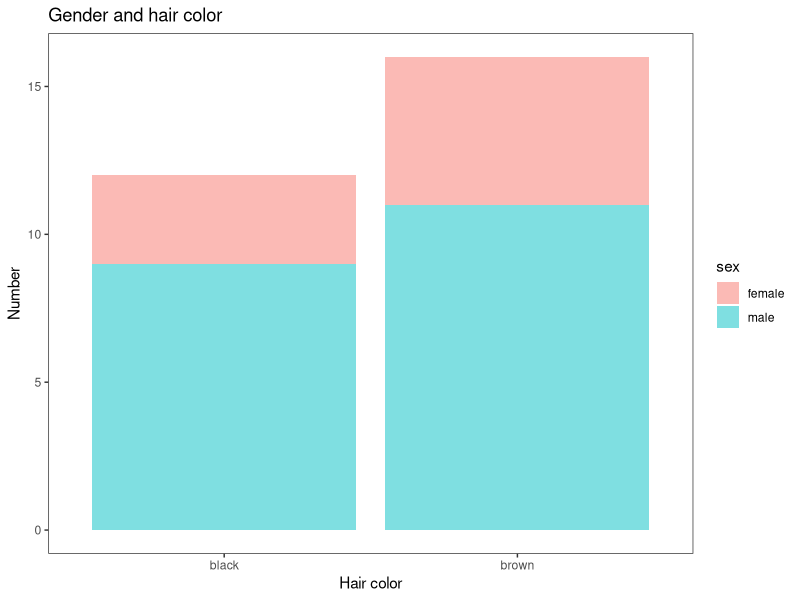

Here is the R script that generated this plot:
library(tidyverse)
data()
?starwars
View(starwars)

starwars%>%
  filter(hair_color == "black" | hair_color == "brown")%>%
  drop_na(sex)%>%
  ggplot(aes(hair_color, fill = sex)) +
  geom_bar(alpha = 0.5)+
  theme_bw()+
  theme(panel.grid.major = element_blank(), panel.grid.minor = element_blank())+
  labs(title = "Gender and hair color",
       x = "Hair color",
       y = "Number")
